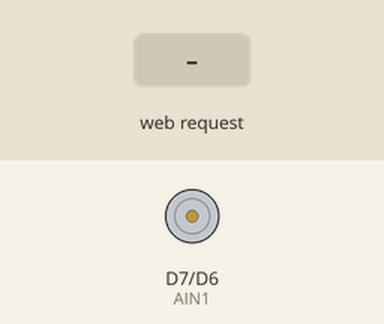
The sketch below on a simulated ESP8266 (NodeMCU). Parts: motor-driver pin pairs drawn as motors (green arrow = first pin HIGH = forward, orange = second pin HIGH = backward, longer = more drive, scaled by the enable pin). The inputs (shaded band) are chosen by the test bench. WiFi joins after 1.5 s; servers stay silent unless stated; not simulated (calls return 0 or success): secrets.h; what the sketch prints to the serial monitor is not drawn.

Above: at 2.7 s.
2.8 s: HTTP request GET /forward received
At 3.3 s:
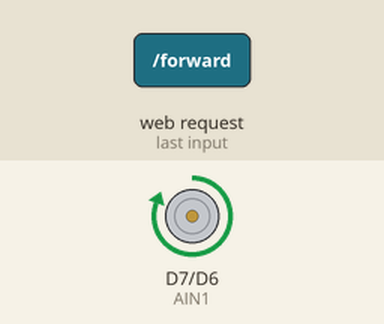
4.3 s: HTTP request GET /backward received
At 5.0 s:
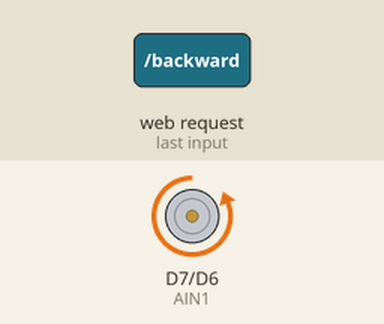
5.8 s: HTTP request GET /stop received
At 6.2 s:
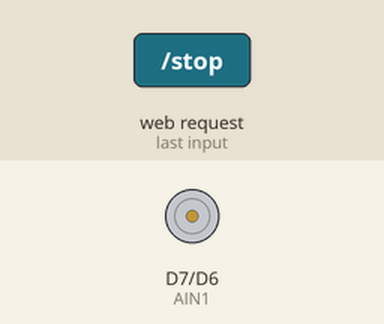
Timing chart, 0 to 8.8 s (numbered marks = the images above; inputs shaded):
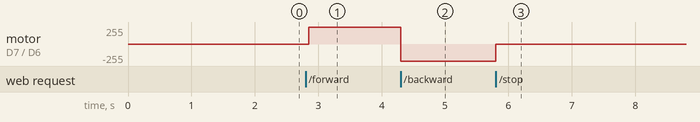

The sketch:

orion_esp8266_motor_web_control_v1.ino
```cpp
#include <ESP8266WiFi.h>
#include <ESP8266WebServer.h>
#include "secrets.h"

#define PWMA D5
#define AIN1 D7
#define AIN2 D6

ESP8266WebServer server(80);

String webpage = R"====(
<!DOCTYPE html>
<html>
<head>
<meta name="viewport" content="width=device-width, initial-scale=1">
<title>Orion Motor UI</title>
<style>
body {
  margin: 0;
  background: #111;
  color: white;
  font-family: -apple-system, BlinkMacSystemFont, sans-serif;
  display: flex;
  flex-direction: column;
  align-items: center;
  justify-content: center;
  height: 100vh;
}

h1 {
  margin-bottom: 40px;
  font-weight: 500;
}

.button {
  width: 80%;
  max-width: 300px;
  padding: 25px;
  margin: 15px;
  font-size: 22px;
  border: none;
  border-radius: 15px;
  color: white;
  transition: 0.2s;
}

.forward { background: #2ecc71; }
.backward { background: #e74c3c; }
.stop { background: #3498db; }

.button:active {
  transform: scale(0.95);
  opacity: 0.8;
}

.status {
  margin-top: 30px;
  font-size: 18px;
  opacity: 0.8;
}
</style>
</head>
<body>

<h1>Orion Motor</h1>

<button class="button forward"
  ontouchstart="sendCmd('forward')"
  ontouchend="sendCmd('stop')"
  onmousedown="sendCmd('forward')"
  onmouseup="sendCmd('stop')">
  Forward
</button>

<button class="button backward"
  ontouchstart="sendCmd('backward')"
  ontouchend="sendCmd('stop')"
  onmousedown="sendCmd('backward')"
  onmouseup="sendCmd('stop')">
  Backward
</button>

<div class="status" id="status">Stopped</div>

<script>
function sendCmd(cmd) {
  fetch('/' + cmd);
  document.getElementById("status").innerText = cmd.toUpperCase();
}
</script>

</body>
</html>
)====";

void motorForward() {
  analogWrite(PWMA, 0);
  delay(50);
  digitalWrite(AIN1, HIGH);
  digitalWrite(AIN2, LOW);
  analogWrite(PWMA, 500);
}


void motorBackward() {
  digitalWrite(AIN1, LOW);
  digitalWrite(AIN2, HIGH);
  analogWrite(PWMA, 500);
}

void motorStop() {
  analogWrite(PWMA, 0);
}

void setup() {
  Serial.begin(115200);

  pinMode(PWMA, OUTPUT);
  pinMode(AIN1, OUTPUT);
  pinMode(AIN2, OUTPUT);

  analogWrite(PWMA, 0);
  digitalWrite(AIN1, LOW);
  digitalWrite(AIN2, LOW);
  WiFi.begin(WIFI_SSID, WIFI_PASSWORD);

  Serial.print("Ligando ao WiFi");
  while (WiFi.status() != WL_CONNECTED) {
    delay(500);
    Serial.print(".");
  }

  Serial.println("\nConectado!");
  Serial.print("IP: ");
  Serial.println(WiFi.localIP());

  server.on("/", []() {
    server.send(200, "text/html", webpage);
  });

  server.on("/forward", []() {
    motorForward();
    server.send(200, "text/plain", "OK");
  });

  server.on("/backward", []() {
    motorBackward();
    server.send(200, "text/plain", "OK");
  });

  server.on("/stop", []() {
    motorStop();
    server.send(200, "text/plain", "OK");
  });

  server.begin();
}

void loop() {
  server.handleClient();
}
```

Measured:
- after the input at 2.8 s, motor on D7 (AIN1) / D6 (AIN2): stopped → forward 255/255 after 0.05 s
- after the input at 4.3 s, motor on D7 (AIN1) / D6 (AIN2): forward 255/255 → backward 255/255 at once
- after the input at 5.8 s, motor on D7 (AIN1) / D6 (AIN2): backward 255/255 → stopped at once
